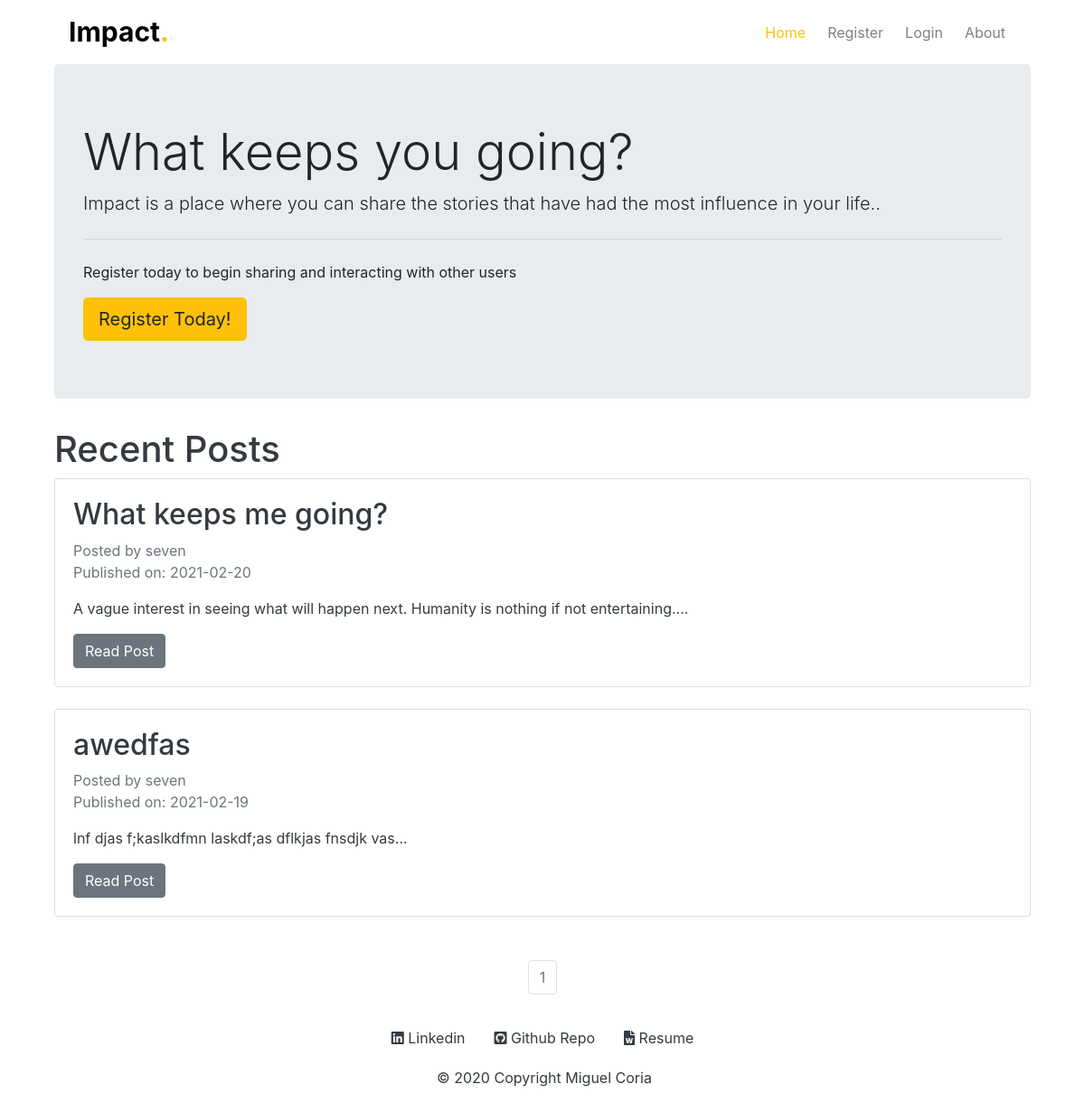
Before: / with the older database file.
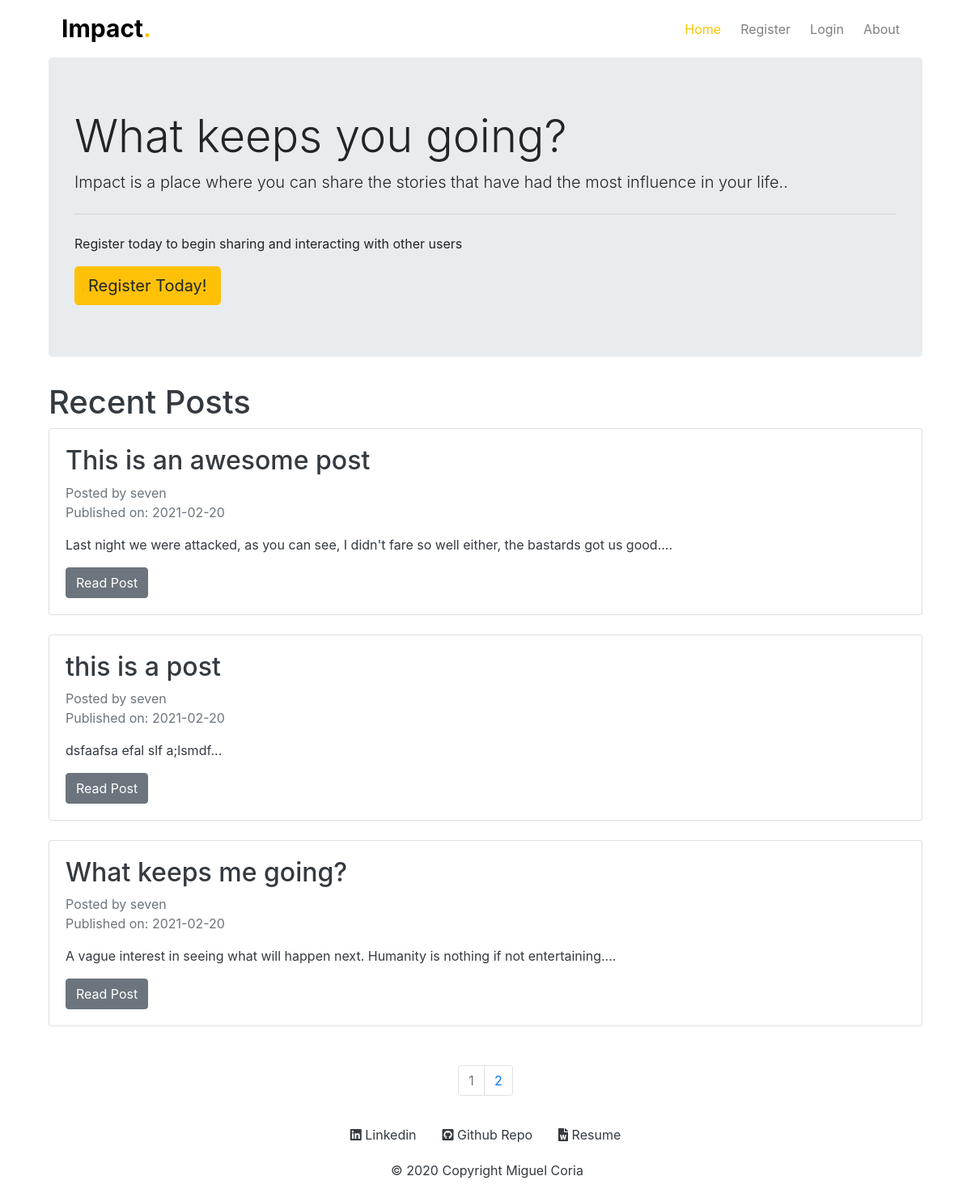
After: the same page with the newer database file.
### impact/models.py (models this page shows, shortened)
class Post(db.Model):
    users = db.relationship(User)
    id = db.Column(db.Integer, primary_key=True)
    user_id = db.Column(db.Integer, db.ForeignKey('users.id'), nullable=False)
    date = db.Column(db.DateTime, nullable=False, default=datetime.utcnow)
    title = db.Column(db.String(140), nullable=False)
    text = db.Column(db.Text, nullable=False)

class User(db.Model,UserMixin):
    __tablename__ = 'users'
    id = db.Column(db.Integer, primary_key=True)
    profile_image = db.Column(db.String(64), nullable=False, default='default_profile.png')
    email = db.Column(db.String(64), unique=True, index=True)
    username = db.Column(db.String(64), unique=True, index=True)
    password_hash = db.Column(db.String(128))
    posts = db.relationship("Post", backref="author", lazy=True)

### impact/core/views.py (the view)
@core.route('/')
def index():
    page = request.args.get('page', 1, type=int)
    blog_posts = Post.query.order_by(Post.date.desc()).paginate(page=page,per_page=3)
    return render_template('index.html', blog_posts=blog_posts)

### impact/templates/index.html (shortened to what this page needs)
{% extends "base.html" %}
{% block content%}
<div class="container">
    {% with messages = get_flashed_messages(category_filter=["success"]) %}
    <div class="jumbotron">
    {% endwith %}
  <h1 class="display-4">What keeps you going?</h1>
  <p class="lead">Impact is a place where you can share the stories that have had the most influence in your life..</p>
  <hr class="my-4">
  <p>Register today to begin sharing and interacting with other users</p>
  <a class="btn btn-warning btn-lg" href="/register" role="button">Register Today!</a>
</div>
<div>
  <h1 class="text-dark fs-1">Recent Posts</h1>
    {% for post in blog_posts.items %}
    <div class="card w-100 mb-4">
      <div class="card-body">
        <h2><a class="card-title text-dark" href="{{ url_for('blog_post.blog_post', blog_post_id=post.id) }}">{{ post.title }}</a></h2>
        <a class="text-muted" href="{{ url_for('users.user_posts', username=post.author.username) }}">Posted by {{ post.author.username }}</a>
        <p class="text-muted">Published on: {{ post.date.strftime('%Y-%m-%d') }}</p>
        <p class="card-text text-dark">{{ post.text[:100] }}...</p>
        <a href="{{ url_for('blog_post.blog_post', blog_post_id=post.id) }}" class="btn btn-secondary">Read Post</a>
      </div>
    </div>
   {% endfor %}
</div>
</div>
   <nav aria-label="Page navigation example" class="mt-5">
     <ul class="pagination justify-content-center">
       {% for page_num in blog_posts.iter_pages(left_edge=1, right_edge=1, left_current=1, right_current=2) %}
          {% if blog_posts.page == page_num %}
          <li class="page-item disabled">
            <a class="page-link" href="{{ url_for('core.index', page=page_num) }}">{{ page_num }}</a></li>
          {% else %}
            <li class="page-item"><a class="page-link" href="{{ url_for('core.index', page=page_num) }}">{{ page_num }}</a></li>
          {% endif %}
      {% endfor %}
    </nav>
{% endblock %}

Changed rows visible on the page:
no longer on this page (row unchanged): Post: title "awedfas", author.username "seven", date "2021-02-19", text "lnf djas f;kaslkdfmn laskdf;as dflkjas fnsdjk vas"
added Post: title "This is an awesome post", author.username "seven", date "2021-02-20", text "Last night we were attacked, as you can see, I didn't fare so well either, the bastards got us good."
added Post: title "this is a post", author.username "seven", date "2021-02-20", text "dsfaafsa efal slf a;lsmdf"
Other visible differences:
new list line: "2"
